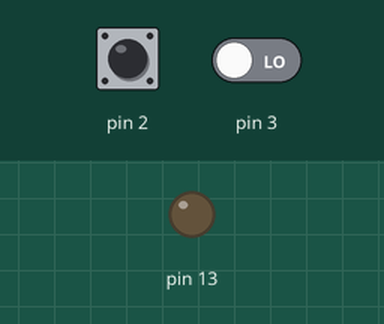
Recording of a sketch running on a simulated Arduino Uno, built with avr-gcc and run on an emulated ATmega328P. Shown: output pins drawn as LEDs (lit = HIGH). Dashed ring = blinking. The inputs (shaded band) are chosen by the test bench; at power-on: pin 2 HIGH, pin 3 LOW. What the sketch prints to the serial monitor is not drawn.

Above: at 1.2 s.
1.3 s: pin 2 pulled LOW for 3.2 s
At 1.75 s:
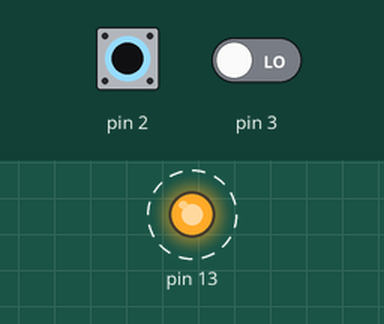
Timing chart, 0 to 5.5 s (numbered marks = the images above; inputs shaded):
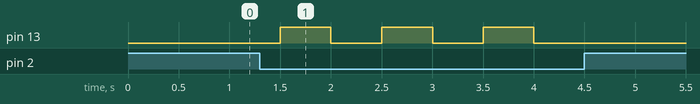

The sketch:

GPIO_REALTIME.ino
```cpp
void setup() {
  pinMode(13,OUTPUT);
  pinMode(2,INPUT_PULLUP);
  pinMode(3,INPUT);
  Serial.begin(9600);
}

void loop() {
  Serial.println(digitalRead(3));
  if(digitalRead(2)==LOW){
    if(millis()%1000>500)
    digitalWrite(13,HIGH);
    else
    digitalWrite(13,LOW);
  }
  else
  digitalWrite(13,LOW);
}
```

Measured:
- after the input at 1.3 s, pin 13: alternates HIGH for 0.50 s and LOW for 0.50 s, 6 changes in all, then stays LOW, starting after 0.20 s
